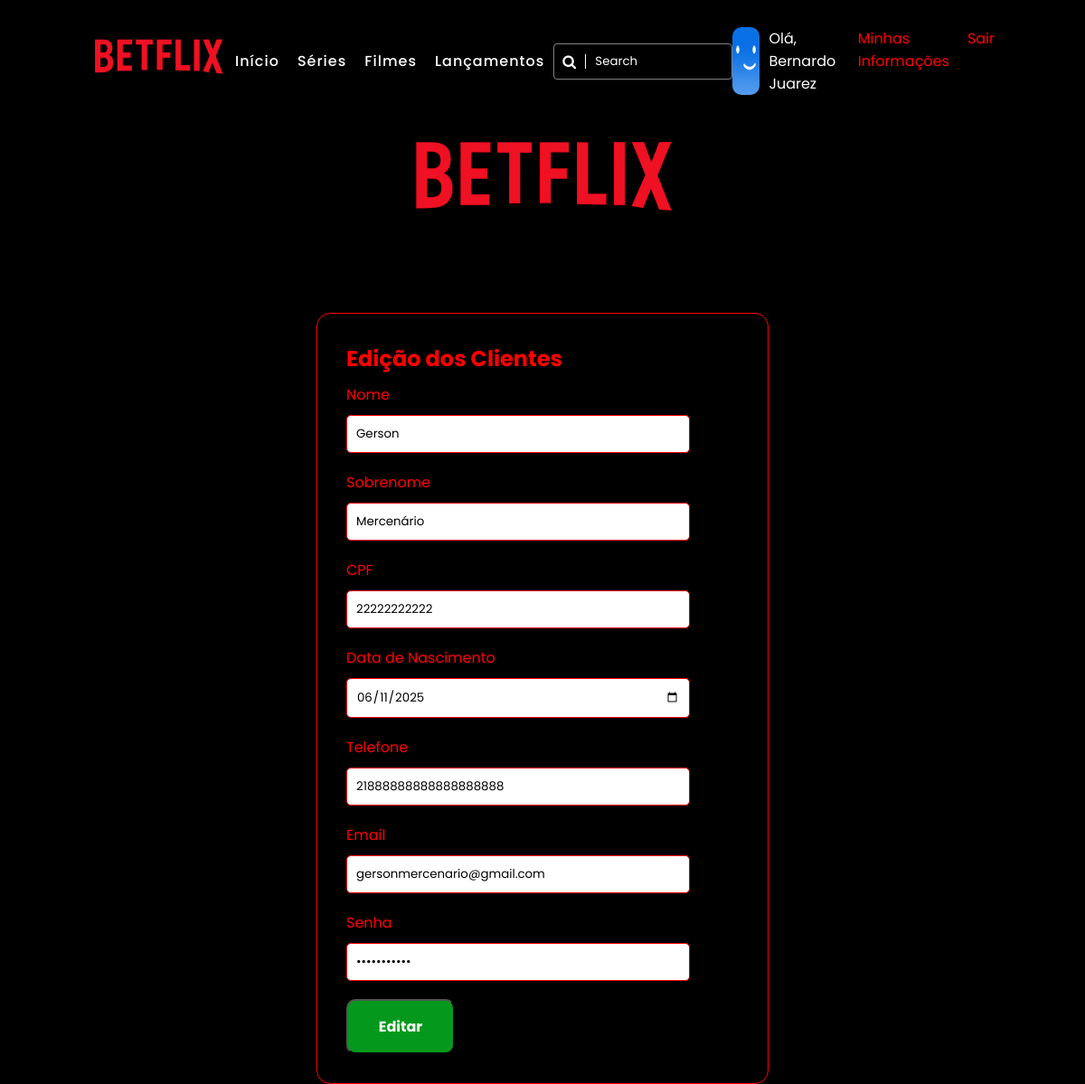
Page /cliente_editar/11 (signed in) on the committed database.
### clientes/models.py (models this page shows, shortened)
class Cliente(models.Model):
    nome = models.CharField(max_length=100) # Nome do cliente, string de até 100 caracteres
    sobrenome = models.CharField(max_length=100) # Sobrenome do cliente, string de até 100 caracteres
    cpf = models.CharField(max_length=11, unique=True) # CPF do cliente, string de 11 caracteres, deve ser único
    data_nascimento = models.DateField() # Data de nascimento do cliente
    telefone = models.CharField(max_length=20, blank=True, null=True) # Telefone do cliente, opcional (blank=True, null=True)
    email = models.EmailField(unique=True) # Email do cliente, deve ser único e formatado como email
    senha = models.CharField(max_length=100)
    data_cadastro = models.DateTimeField(auto_now_add=True) # Data e hora do cadastro, preenchido automaticamente na criação
    class Meta:
        verbose_name = "Cliente" # Nome singular amigável para o modelo no painel administrativo
        verbose_name_plural = "Clientes" # Nome plural amigável para o modelo no painel administrativo
        ordering = ['nome', 'sobrenome'] # Define a ordem padrão dos registros ao consultá-los

### clientes/views.py (the view, shortened to what this page needs)
# urls.py: path('cliente_editar/<int:pk>', Editar.as_view(), name="cliente_update"),
class Editar(UpdateView):
    model = Cliente
    form_class = ClienteForm
    template_name = 'clientes/cadastro.html'
    def get_context_data(self, **kwargs):
        context = super().get_context_data(**kwargs) #Cria o context
        context['titulo'] = 'Edição dos Clientes'
        context['botao'] = 'Editar'
        return context
    success_url = reverse_lazy('informacao')

### clientes/forms.py
class ClienteForm(forms.ModelForm):
    class Meta:
        model = Cliente #Modelo (Classe do model)
        fields = [
            'nome',
            'sobrenome',
            'cpf',
            'data_nascimento',
            'telefone',
            'email',
            'senha'
        ]
        widgets = {
        'nome': forms.TextInput(attrs={"class": "form-control input", "placeholder": "Digite seu nome"}),
        'sobrenome': forms.TextInput(attrs={"class": "form-control input", "placeholder": "Digite seu sobrenome"}),
        'cpf': forms.TextInput(attrs={"class": "form-control input", "placeholder": "___ . ___ . ___ - __"}),
        'data_nascimento': forms.DateInput(attrs={"class": "form-control input", "placeholder": "DD/MM/AAAA", "type": "date"}),
        'telefone': forms.TextInput(attrs={"class": "form-control input", "placeholder": "(XX) XXXX-XXXX"}),
        'email': forms.EmailInput(attrs={"class": "form-control input", "placeholder": "email@example.com"}),
        'senha': forms.TextInput(attrs={"class": "form-control input", "placeholder": "Digite sua senha", "type": "password"}),
        }

### clientes/templates/clientes/cadastro.html (shortened to what this page needs)
{% extends 'base.html' %}
{% load static %}
{% block content %}
<section class="login">
    <img src="{% static 'img/logo.png' %}" class="net">
    <section class="contato">
                <div class="area-formulario">
                    <h2>{{ titulo }}</h2>
                    <form class="formulario" action="" method="post">
                        <div class="campos">
                            <label for="nome">Nome</label>
                            {{ form.nome }}
                        </div>
                        <div class="campos">
                            <label for="email">Sobrenome</label>
                            {{ form.sobrenome  }}
                        </div>
                        <div class="campos">
                            <label for="assunto">CPF</label>
                            {{ form.cpf }}
                        </div>
                        <div class="campos">
                            <label for="mensagem">Data de Nascimento</label>
                            {{ form.data_nascimento }}
                        </div>
                        <div class="campos">
                            <label for="mensagem">Telefone</label>
                            {{ form.telefone }}
                        </div>
                        <div class="campos">
                            <label for="mensagem">Email</label>
                            {{ form.email  }}
                        </div>
                        <div class="campos">
                            <label for="mensagem">Senha</label>
                            {{ form.senha }}
                        </div>
                        <button type="submit" name="enviar" class="btn-enviar">{{ botao }}</button>
                    </form>
                </div>
    </section>
</section>
{% endblock %}

### clientes/static/css/style.css (style rules this page uses)
* { margin: 0; padding: 0; box-sizing: border-box; font-family: 'Poppins', sans-serif; }
body { background: #000; }
.login { margin-top: 150px; display: flex; flex-direction: column; align-items: center; }
.contato { display: flex; justify-content: space-evenly; margin-top: 100px; color: red; }
.area-formulario { border: 1px solid red; border-radius: 15px; width: 500px; height: auto; padding: 32px; display: flex; flex-direction: column; }
.formulario { width: 400px; }
.campos { display: flex; flex-direction: column; width: 95%; margin: 10px 0; }
.campos input { border:1px solid red; border-radius: 5px; width: 100%; margin: 10px 0; padding: 10px; }
.btn-enviar { background-color: #04991c; padding: 16px; color: #fff; font-weight: bold; font-size: 16px; border-radius: 10px; width: 120px; }
.net { display: block; width: 300px; }

### rows in the picture
Cliente: nome "Gerson", sobrenome "Mercenário", cpf "22222222222", data_nascimento "06/11/2025", telefone "21888888888888888888", email "gersonmercenario@gmail.com"

### other values in the picture
{{ request.session.nome_cliente }} "Bernardo"
{{ request.session.sobrenome_cliente }} "Juarez"
{{ titulo }} "Edição dos Clientes"
{{ botao }} "Editar"
